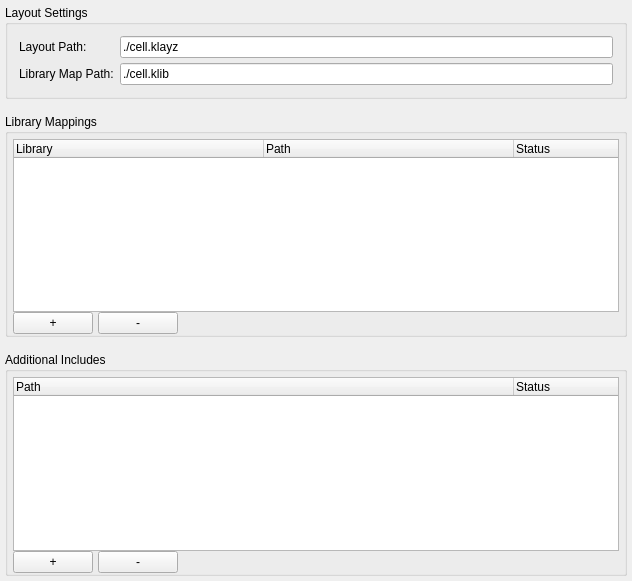
<?xml version="1.0" encoding="UTF-8"?>
<ui version="4.0">
 <class>LibraryManagerDialog</class>
 <widget class="QFrame" name="LibraryManagerDialog">
  <property name="geometry">
   <rect>
    <x>0</x>
    <y>0</y>
    <width>632</width>
    <height>581</height>
   </rect>
  </property>
  <property name="minimumSize">
   <size>
    <width>630</width>
    <height>0</height>
   </size>
  </property>
  <property name="windowTitle">
   <string>Library Manager</string>
  </property>
  <layout class="QVBoxLayout" name="verticalLayout_3">
   <property name="spacing">
    <number>15</number>
   </property>
   <property name="leftMargin">
    <number>5</number>
   </property>
   <property name="topMargin">
    <number>5</number>
   </property>
   <property name="rightMargin">
    <number>5</number>
   </property>
   <property name="bottomMargin">
    <number>5</number>
   </property>
   <item>
    <widget class="QGroupBox" name="groupBox">
     <property name="title">
      <string>Layout Settings</string>
     </property>
     <layout class="QGridLayout" name="gridLayout">
      <property name="verticalSpacing">
       <number>5</number>
      </property>
      <item row="0" column="0">
       <widget class="QLabel" name="label_11">
        <property name="text">
         <string>Layout Path:</string>
        </property>
       </widget>
      </item>
      <item row="0" column="1">
       <widget class="QLineEdit" name="layout_path_le">
        <property name="text">
         <string>./cell.klayz</string>
        </property>
        <property name="readOnly">
         <bool>true</bool>
        </property>
       </widget>
      </item>
      <item row="1" column="0">
       <widget class="QLabel" name="label_12">
        <property name="text">
         <string>Library Map Path:</string>
        </property>
       </widget>
      </item>
      <item row="1" column="1">
       <widget class="QLineEdit" name="lib_path_le">
        <property name="text">
         <string>./cell.klib</string>
        </property>
        <property name="readOnly">
         <bool>true</bool>
        </property>
       </widget>
      </item>
     </layout>
    </widget>
   </item>
   <item>
    <widget class="QGroupBox" name="groupBox_2">
     <property name="title">
      <string>Library Mappings</string>
     </property>
     <layout class="QVBoxLayout" name="verticalLayout">
      <property name="spacing">
       <number>0</number>
      </property>
      <property name="leftMargin">
       <number>5</number>
      </property>
      <property name="topMargin">
       <number>5</number>
      </property>
      <property name="rightMargin">
       <number>5</number>
      </property>
      <property name="bottomMargin">
       <number>0</number>
      </property>
      <item>
       <widget class="QTreeWidget" name="library_mappings_tw">
        <property name="alternatingRowColors">
         <bool>true</bool>
        </property>
        <property name="selectionMode">
         <enum>QAbstractItemView::ExtendedSelection</enum>
        </property>
        <attribute name="headerDefaultSectionSize">
         <number>250</number>
        </attribute>
        <column>
         <property name="text">
          <string notr="true">Library</string>
         </property>
        </column>
        <column>
         <property name="text">
          <string>Path</string>
         </property>
        </column>
        <column>
         <property name="text">
          <string>Status</string>
         </property>
        </column>
       </widget>
      </item>
      <item>
       <layout class="QHBoxLayout" name="horizontalLayout">
        <property name="spacing">
         <number>5</number>
        </property>
        <item>
         <widget class="QPushButton" name="library_add_pb">
          <property name="sizePolicy">
           <sizepolicy hsizetype="Fixed" vsizetype="Fixed">
            <horstretch>0</horstretch>
            <verstretch>0</verstretch>
           </sizepolicy>
          </property>
          <property name="minimumSize">
           <size>
            <width>40</width>
            <height>0</height>
           </size>
          </property>
          <property name="text">
           <string>+</string>
          </property>
         </widget>
        </item>
        <item>
         <widget class="QPushButton" name="library_remove_pb">
          <property name="text">
           <string>-</string>
          </property>
         </widget>
        </item>
        <item>
         <spacer name="horizontalSpacer">
          <property name="orientation">
           <enum>Qt::Horizontal</enum>
          </property>
          <property name="sizeHint" stdset="0">
           <size>
            <width>40</width>
            <height>20</height>
           </size>
          </property>
         </spacer>
        </item>
       </layout>
      </item>
     </layout>
    </widget>
   </item>
   <item>
    <widget class="QGroupBox" name="groupBox_3">
     <property name="title">
      <string>Additional Includes</string>
     </property>
     <layout class="QVBoxLayout" name="verticalLayout_2">
      <property name="spacing">
       <number>0</number>
      </property>
      <property name="leftMargin">
       <number>5</number>
      </property>
      <property name="topMargin">
       <number>5</number>
      </property>
      <property name="rightMargin">
       <number>5</number>
      </property>
      <property name="bottomMargin">
       <number>0</number>
      </property>
      <item>
       <widget class="QTreeWidget" name="includes_tw">
        <property name="alternatingRowColors">
         <bool>true</bool>
        </property>
        <property name="selectionMode">
         <enum>QAbstractItemView::ExtendedSelection</enum>
        </property>
        <attribute name="headerDefaultSectionSize">
         <number>500</number>
        </attribute>
        <column>
         <property name="text">
          <string notr="true">Path</string>
         </property>
        </column>
        <column>
         <property name="text">
          <string>Status</string>
         </property>
        </column>
       </widget>
      </item>
      <item>
       <layout class="QHBoxLayout" name="horizontalLayout_2">
        <property name="spacing">
         <number>5</number>
        </property>
        <item>
         <widget class="QPushButton" name="include_add_pb">
          <property name="text">
           <string>+</string>
          </property>
         </widget>
        </item>
        <item>
         <widget class="QPushButton" name="include_remove_pb">
          <property name="text">
           <string>-</string>
          </property>
          <property name="shortcut">
           <string>Ctrl+S</string>
          </property>
         </widget>
        </item>
        <item>
         <spacer name="horizontalSpacer_2">
          <property name="orientation">
           <enum>Qt::Horizontal</enum>
          </property>
          <property name="sizeHint" stdset="0">
           <size>
            <width>40</width>
            <height>20</height>
           </size>
          </property>
         </spacer>
        </item>
       </layout>
      </item>
     </layout>
    </widget>
   </item>
  </layout>
 </widget>
 <layoutdefault spacing="6" margin="11"/>
 <resources/>
 <connections/>
</ui>
